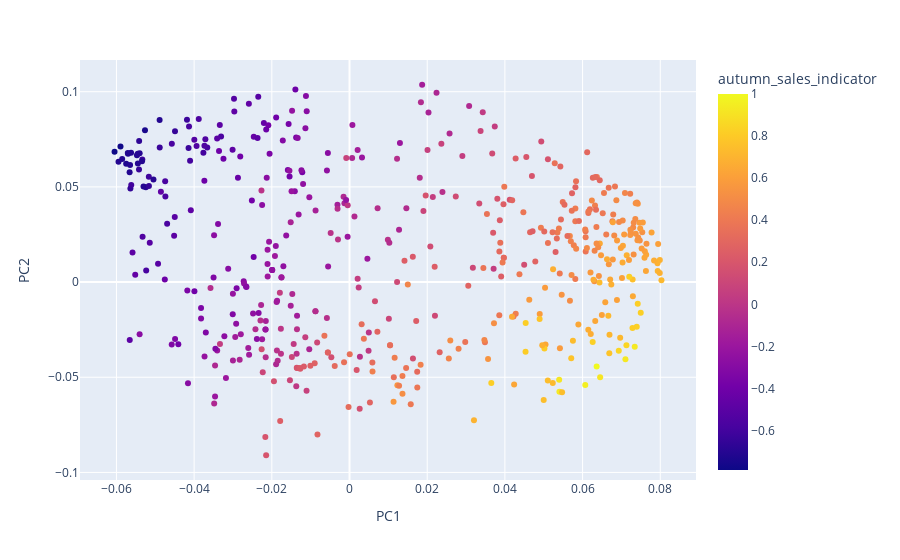

Here is the notebook cell this chart was saved with:
### Code cell
from sklearn.decomposition import PCA
from sklearn.preprocessing import StandardScaler

feat_cols = [col for col in dfgrp2.columns if col != 'ym_date']

df_pca = StandardScaler().fit_transform(dfgrp2[feat_cols])
model_pca = PCA(n_components=5)
model_pca.fit(df_pca)
feature = model_pca.transform(df_pca)

df_eigen = model_pca.components_.T
df_eigen = pd.DataFrame(df_eigen,
                        index=None,
                        columns=['PC1','PC2','PC3','PC4','PC5'])
df_eigen['idxgrp_idx_prdtyp'] = feat_cols
df_eigen = pd.merge(
    df_eigen,
    dfgrp2.corr()[['Ladieswear_Ladieswear_Jacket']].reset_index().rename(columns={'Ladieswear_Ladieswear_Jacket': 'autumn_sales_indicator'}),
    on='idxgrp_idx_prdtyp',
    how='left'
)
px.scatter(df_eigen, x='PC1', y='PC2', hover_name='idxgrp_idx_prdtyp', color='autumn_sales_indicator')

### Figure 1 — Plotly figure (JSON) as saved in the notebook; plotly's stock layout.template omitted (floating-point values rounded to 4 significant figures; data arrays with more than 128 entries replaced by an {"elided": "..."} marker saying what was removed)
{"data": [{"hovertemplate": "<b>%{hovertext}</b><br><br>PC1=%{x}<br>PC2=%{y}<br>autumn_sales_indicator=%{marker.color}<extra></extra>", "hovertext": {"elided": "500 str values"}, "legendgroup": "", "marker": {"color": {"elided": "500 float values"}, "coloraxis": "coloraxis", "symbol": "circle"}, "mode": "markers", "name": "", "orientation": "v", "showlegend": false, "type": "scatter", "x": {"elided": "500 float values"}, "xaxis": "x", "y": {"elided": "500 float values"}, "yaxis": "y"}], "layout": {"coloraxis": {"colorbar": {"title": {"text": "autumn_sales_indicator"}}, "colorscale": [[0, "#0d0887"], [0.1111, "#46039f"], [0.2222, "#7201a8"], [0.3333, "#9c179e"], [0.4444, "#bd3786"], [0.5556, "#d8576b"], [0.6667, "#ed7953"], [0.7778, "#fb9f3a"], [0.8889, "#fdca26"], [1, "#f0f921"]]}, "legend": {"tracegroupgap": 0}, "margin": {"t": 60}, "xaxis": {"anchor": "y", "domain": [0, 1], "title": {"text": "PC1"}}, "yaxis": {"anchor": "x", "domain": [0, 1], "title": {"text": "PC2"}}}}
